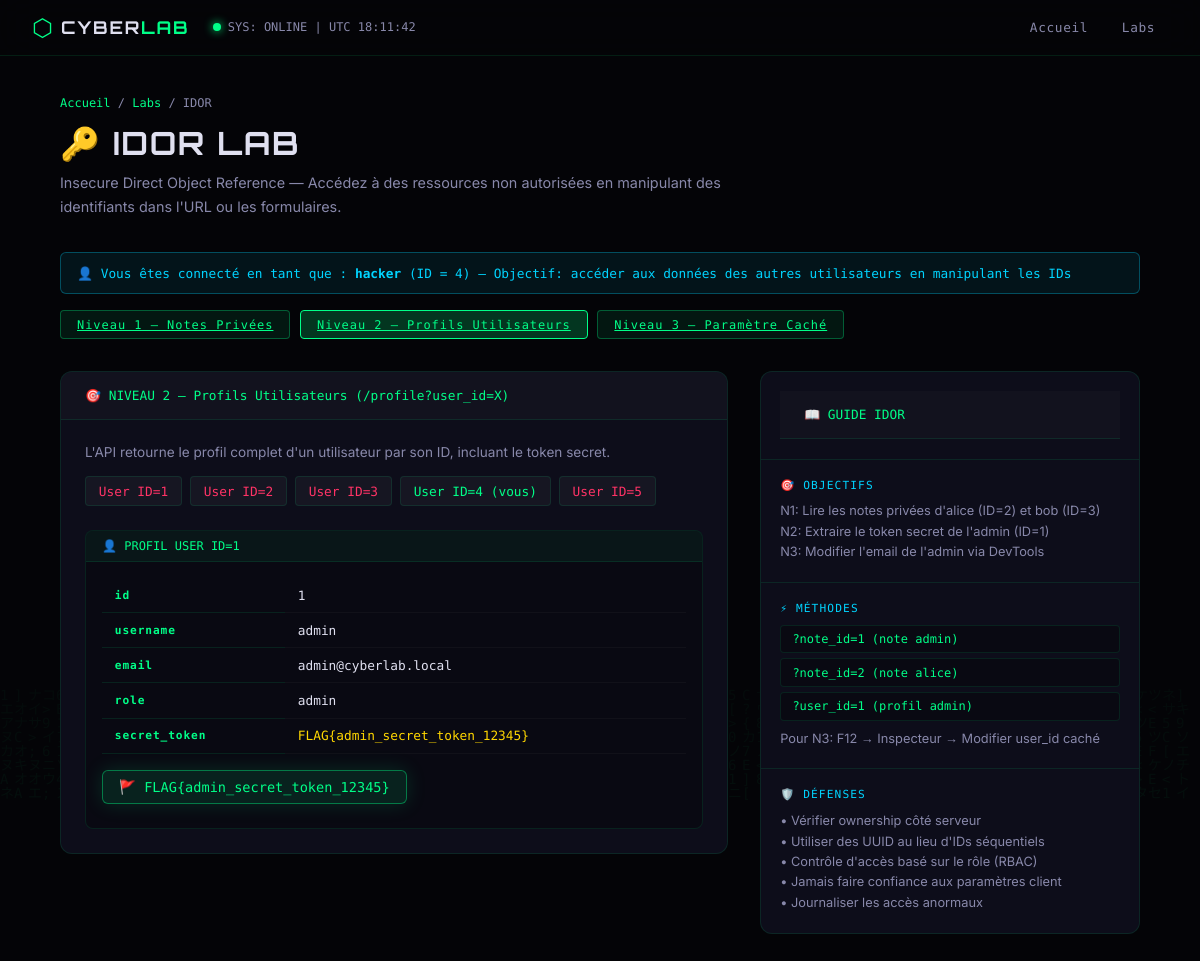
The app's page /labs/idor/index.php?level=2&user_id=1 with its own data.
### tables this page shows
CREATE TABLE IF NOT EXISTS users (
    id INT AUTO_INCREMENT PRIMARY KEY,
    username VARCHAR(50) NOT NULL,
    password VARCHAR(255) NOT NULL,
    email VARCHAR(100),
    role VARCHAR(20) DEFAULT 'user',
    secret_token VARCHAR(100),
    created_at TIMESTAMP DEFAULT CURRENT_TIMESTAMP
);

### labs/idor/index.php (the view, shortened to what this page needs)
<?php
$level = $_GET['level'] ?? '1';
$note_data = null;
$user_data = null;
$current_user_id = 4;
if ($level == '1') {
    $note_id = $_GET['note_id'] ?? null;
    if ($note_id !== null) {
        $db = getVulnDB();
        $res = $db->query("SELECT * FROM notes WHERE id = " . intval($note_id));
        $note_data = $res ? $res->fetch_assoc() : null;
        $db->close();
    }
} elseif ($level == '2') {
    $user_id = $_GET['user_id'] ?? null;
    if ($user_id !== null) {
        $db = getVulnDB();
        $res = $db->query("SELECT id, username, email, role, secret_token FROM users WHERE id = " . intval($user_id));
        $user_data = $res ? $res->fetch_assoc() : null;
    }
}
$db2 = getVulnDB();
$all_notes = $db2->query("SELECT n.id, n.user_id, n.title, n.is_private, u.username FROM notes n JOIN users u ON n.user_id = u.id ORDER BY n.id");
?>
<!DOCTYPE html>
<html lang="fr">
<head>
    <link rel="stylesheet" href="/KaliTest/assets/css/style.css">
</head>
<body>
    <nav class="navbar">
        <div class="nav-brand">
            <div class="brand-icon">⬡</div>
            <span class="brand-name">CYBER<span class="accent">LAB</span></span>
        </div>
        <div class="nav-status" style="margin-right:auto">
            <div class="status-dot"></div>
            <span class="status-text" id="nav-time"></span>
        </div>
        <div class="nav-links">
            <a href="/KaliTest/" class="nav-link">Accueil</a>
            <a href="/KaliTest/labs/" class="nav-link">Labs</a>
        </div>
    </nav>
    <div class="page-wrapper">
        <div class="page-header">
            <p class="page-breadcrumb"><a href="/KaliTest/">Accueil</a> / <a href="/KaliTest/labs/">Labs</a> / IDOR</p>
            <h1 class="page-title">🔑 IDOR LAB</h1>
            <p class="page-desc">Insecure Direct Object Reference — Accédez à des ressources non autorisées en manipulant des identifiants dans l'URL ou les formulaires.</p>
        </div>
        <div style="margin-bottom:1rem" class="alert alert-info">
            👤 Vous êtes connecté en tant que : <strong>hacker</strong> (ID = <?= $current_user_id ?>) —
            Objectif: accéder aux données des autres utilisateurs en manipulant les IDs
        </div>
        <div style="display:flex; gap:.6rem; margin-bottom:2rem; flex-wrap:wrap">
            <a href="?level=1" class="lab-btn" style="<?= $level=='1'?'background:rgba(0,255,136,.2); border-color:var(--neon-green)':'' ?>">Niveau 1 — Notes Privées</a>
            <a href="?level=2" class="lab-btn" style="<?= $level=='2'?'background:rgba(0,255,136,.2); border-color:var(--neon-green)':'' ?>">Niveau 2 — Profils Utilisateurs</a>
            <a href="?level=3" class="lab-btn" style="<?= $level=='3'?'background:rgba(0,255,136,.2); border-color:var(--neon-green)':'' ?>">Niveau 3 — Paramètre Caché</a>
        </div>
        <div class="lab-content">
            <div>
                <?php if ($level == '1'): ?>
                <div class="lab-panel" style="margin-bottom:1.5rem">
                    <div class="panel-header">🎯 NIVEAU 1 — Lecture de Notes (IDOR via URL)</div>
                    <div class="panel-body">
                        <p style="font-size:.85rem; color:var(--text-secondary); margin-bottom:1rem">
                            L'application affiche une note par son ID dans l'URL : <code style="color:var(--neon-yellow)">?note_id=4</code>.
                            Il n'y a <strong>aucune vérification</strong> que la note appartient à l'utilisateur courant.
                        </p>
                        <div style="margin-bottom:1rem">
                            <label class="form-label">ACCÉDER À UNE NOTE PAR ID</label>
                            <div style="display:flex; gap:.5rem; align-items:center">
                                <input type="number" id="note-id-input" class="form-input" value="4" min="1" max="6" style="max-width:120px">
                                <button class="btn-submit" onclick="window.location='?level=1&note_id='+document.getElementById('note-id-input').value">
                                    🔍 ACCÉDER
                                </button>
                            </div>
                            <p class="form-hint">💡 Votre note est ID=6. Essayez ID=1, 2, 3, 4, 5 (notes privées d'autres utilisateurs !)</p>
                        </div>
                        <?php if ($note_data): ?>
                        <div class="result-box">
                            <div class="result-header">📝 NOTE ID=<?= htmlspecialchars($_GET['note_id']) ?></div>
                            <div class="result-body">
                                <table class="data-table">
                                    <tr><th>Champ</th><th>Valeur</th></tr>
                                    <tr><td>ID</td><td><?= $note_data['id'] ?></td></tr>
                                    <tr><td>User ID</td><td style="color:<?= $note_data['user_id'] != $current_user_id ? 'var(--neon-red)' : 'var(--neon-green)' ?>"><?= $note_data['user_id'] ?> <?= $note_data['user_id'] != $current_user_id ? '⚠️ PAS VOTRE NOTE !' : '✅ Votre note' ?></td></tr>
                                    <tr><td>Titre</td><td><?= htmlspecialchars($note_data['title']) ?></td></tr>
                                    <tr><td>Contenu</td><td style="color:var(--neon-green)"><?= htmlspecialchars($note_data['content']) ?></td></tr>
                                    <tr><td>Privée</td><td><?= $note_data['is_private'] ? '🔒 OUI' : '🌐 NON' ?></td></tr>
                                </table>
                                <?php if (str_starts_with($note_data['content'], 'FLAG{')): ?>
                                <div class="flag-box" style="margin-top:1rem">🚩 <?= htmlspecialchars($note_data['content']) ?></div>
                                <?php endif; ?>
                            </div>
                        </div>
                        <?php endif; ?>
                    </div>
                </div>
                <div class="lab-panel">
                    <div class="panel-header">📋 INDEX DES NOTES (ce que vous pouvez voir normalement)</div>
                    <div class="panel-body">
                        <table class="data-table">
                            <tr><th>ID</th><th>Propriétaire</th><th>Titre</th><th>Privée?</th><th>Action</th></tr>
                            <?php
                            $all_notes->data_seek(0);
                            while ($note = $all_notes->fetch_assoc()):
                                $is_mine = $note['user_id'] == $current_user_id;
                                $is_private = $note['is_private'];
                            ?>
                            <tr style="<?= ($is_private && !$is_mine) ? 'opacity:.5' : '' ?>">
                                <td><?= $note['id'] ?></td>
                                <td style="color:<?= $is_mine ? 'var(--neon-green)' : 'var(--text-secondary)' ?>"><?= htmlspecialchars($note['username']) ?> <?= $is_mine ? '(vous)' : '' ?></td>
                                <td><?= $is_private && !$is_mine ? '🔒 [Privée]' : htmlspecialchars($note['title']) ?></td>
                                <td><?= $is_private ? '🔒' : '🌐' ?></td>
                                <td>
                                    <a href="?level=1&note_id=<?= $note['id'] ?>"
                                       style="font-family:var(--font-mono); font-size:.75rem; color:<?= $is_private && !$is_mine ? 'var(--neon-red)' : 'var(--neon-green)' ?>">
                                        <?= $is_private && !$is_mine ? '⚠️ Accéder (IDOR)' : '🔍 Voir' ?>
                                    </a>
                                </td>
                            </tr>
                            <?php endwhile; ?>
                        </table>
                    </div>
                </div>
                <?php elseif ($level == '2'): ?>
                <div class="lab-panel">
                    <div class="panel-header">🎯 NIVEAU 2 — Profils Utilisateurs (/profile?user_id=X)</div>
                    <div class="panel-body">
                        <p style="font-size:.85rem; color:var(--text-secondary); margin-bottom:1rem">
                            L'API retourne le profil complet d'un utilisateur par son ID, incluant le token secret.
                        </p>
                        <div style="display:flex; gap:.5rem; margin-bottom:1rem; flex-wrap:wrap">
                            <?php for ($i = 1; $i <= 5; $i++): ?>
                            <a href="?level=2&user_id=<?= $i ?>"
                               style="font-family:var(--font-mono); font-size:.8rem; color:<?= $i == $current_user_id ? 'var(--neon-green)' : 'var(--neon-red)' ?>; background:rgba(255,255,255,.04); border:1px solid var(--border-dim); padding:.4rem .8rem; border-radius:4px; text-decoration:none">
                                User ID=<?= $i ?> <?= $i == $current_user_id ? '(vous)' : '' ?>
                            </a>
                            <?php endfor; ?>
                        </div>
                        <?php if ($user_data): ?>
                        <div class="result-box">
                            <div class="result-header">👤 PROFIL USER ID=<?= htmlspecialchars($_GET['user_id']) ?></div>
                            <div class="result-body">
                                <table class="data-table">
                                    <?php foreach ($user_data as $key => $val): ?>
                                    <tr>
                                        <th><?= htmlspecialchars($key) ?></th>
                                        <td style="color:<?= $key === 'secret_token' ? 'var(--neon-yellow)' : 'var(--text-primary)' ?>"><?= htmlspecialchars((string)$val) ?></td>
                                    </tr>
                                    <?php endforeach; ?>
                                </table>
                                <?php if (isset($user_data['secret_token'])): ?>
                                <div class="flag-box" style="margin-top:1rem">🚩 <?= htmlspecialchars($user_data['secret_token']) ?></div>
                                <?php endif; ?>
                            </div>
                        </div>
                        <?php endif; ?>
                    </div>
                </div>
                <?php endif; ?>
            </div>
            <div class="hint-panel">
                <div class="hint-section">
                    <div class="panel-header">📖 GUIDE IDOR</div>
                </div>
                <div class="hint-section">
                    <p class="hint-title">🎯 OBJECTIFS</p>
                    <p class="hint-text">
                        N1: Lire les notes privées d'alice (ID=2) et bob (ID=3)<br>
                        N2: Extraire le token secret de l'admin (ID=1)<br>
                        N3: Modifier l'email de l'admin via DevTools
                    </p>
                </div>
                <div class="hint-section">
                    <p class="hint-title">⚡ MÉTHODES</p>
                    <code class="hint-code">?note_id=1 (note admin)</code>
                    <code class="hint-code">?note_id=2 (note alice)</code>
                    <code class="hint-code">?user_id=1 (profil admin)</code>
                    <p class="hint-text" style="margin-top:.5rem">Pour N3: F12 → Inspecteur → Modifier user_id caché</p>
                </div>
                <div class="hint-section">
                    <p class="hint-title">🛡️ DÉFENSES</p>
                    <p class="hint-text">
                        • Vérifier ownership côté serveur<br>
                        • Utiliser des UUID au lieu d'IDs séquentiels<br>
                        • Contrôle d'accès basé sur le rôle (RBAC)<br>
                        • Jamais faire confiance aux paramètres client<br>
                        • Journaliser les accès anormaux
                    </p>
                </div>
            </div>
        </div>
    </div>
</body>
</html>

### records on screen
users: id "1", username "admin", email "admin@cyberlab.local", role "admin", secret_token "FLAG{admin_secret_token_12345}"

### other values on screen
$current_user_id "4"
$_GET['user_id'] "1"
$key "id"
$key "username"
$key "email"
$key "role"
$key "secret_token"
